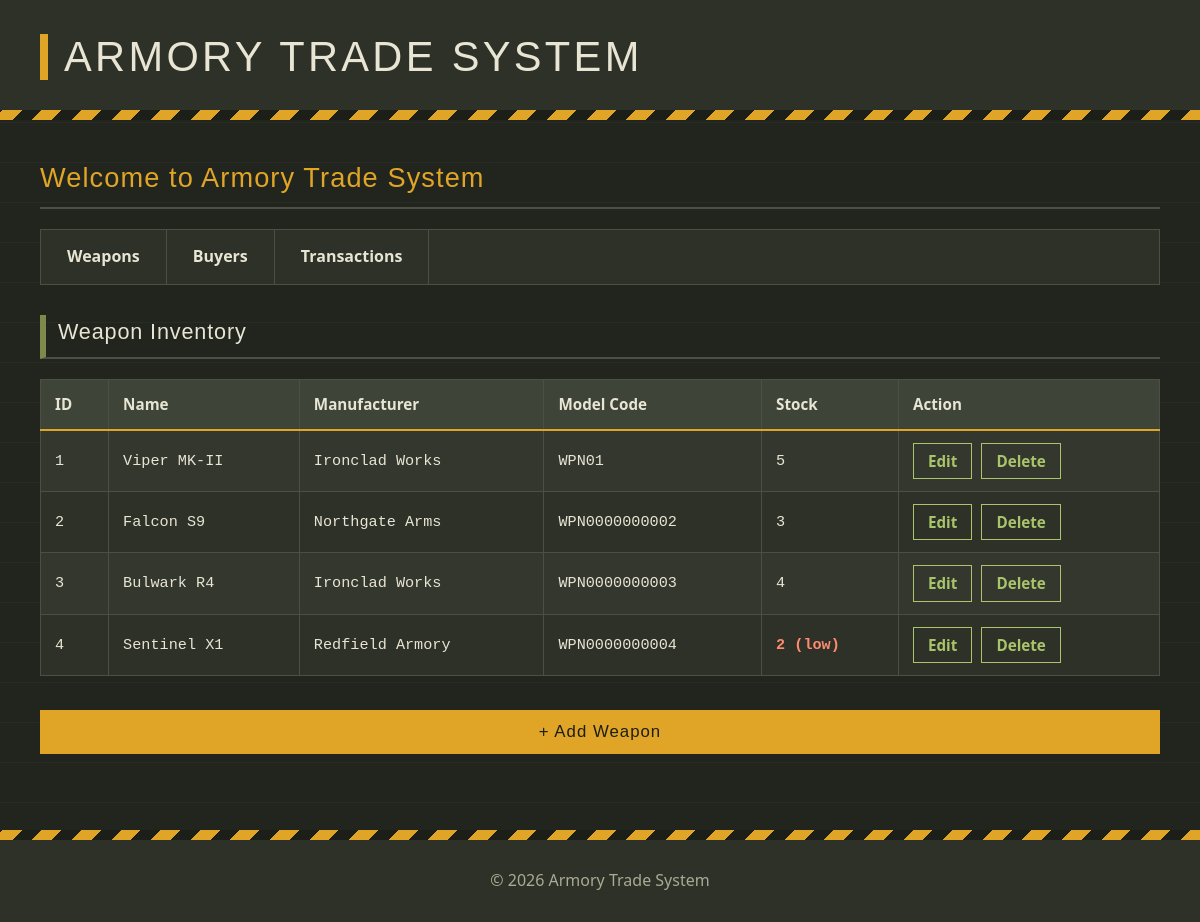
/?page=weapons, run on an earlier commit of the app's database.
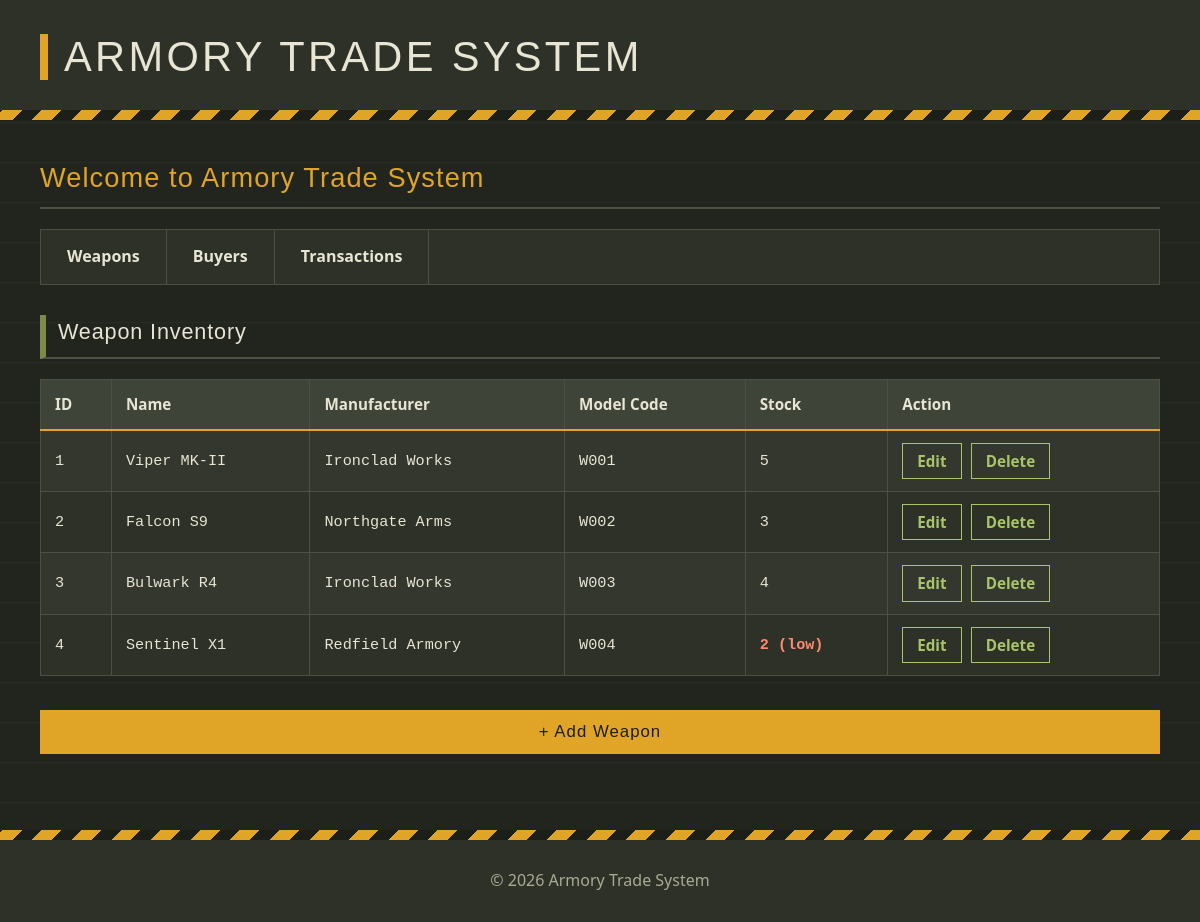
And on a later commit of the database.
### tables this page shows
CREATE TABLE weapons (
    id INT AUTO_INCREMENT PRIMARY KEY,
    name VARCHAR(255) NOT NULL,
    manufacturer VARCHAR(100) NOT NULL,
    model_code VARCHAR(13) UNIQUE,
    stock INT NOT NULL DEFAULT 0
);

### config/db.php (called while the page is built, shortened)
<?php
class Database {
    private $host = "localhost";
    private $username = "root";
    private $password = "";
    private $dbname = "db_armory";
    public function __construct() {
        try {
            $this->conn = new PDO("mysql:host=$this->host;dbname=$this->dbname", $this->username, $this->password);
        } catch (PDOException $e) {
            echo "Connection failed: " . $e->getMessage();
        }
    }
}
?>

### class/Weapon.php (called while the page is built, shortened)
<?php
require_once 'config/db.php';
class Weapon {
    private $db;
    public function __construct() {
        $this->db = (new Database())->conn;
    }
    public function getAllWeapons() {
        $stmt = $this->db->prepare("SELECT * FROM weapons");
        $stmt->execute();
        return $stmt->fetchAll(PDO::FETCH_ASSOC);
    }
}
?>

### view/weapons.php (the view)
<h3>Weapon Inventory</h3>
<table border="1">
    <tr>
        <th>ID</th>
        <th>Name</th>
        <th>Manufacturer</th>
        <th>Model Code</th>
        <th>Stock</th>
        <th>Action</th>
    </tr>
    <?php foreach ($weapon->getAllWeapons() as $w): ?>
    <tr>
        <td><?= $w['id'] ?></td>
        <td><?= $w['name'] ?></td>
        <td><?= $w['manufacturer'] ?></td>
        <td><?= $w['model_code'] ?></td>
        <td class="<?= $w['stock'] <= 2 ? 'stock-low' : '' ?>"><?= $w['stock'] ?><?= $w['stock'] <= 2 ? ' (low)' : '' ?></td>
        <td>
            <a href="?page=weapon_form&id=<?= $w['id'] ?>">Edit</a>
            <a href="?page=weapons&delete_weapon=<?= $w['id'] ?>" onclick="return confirm('Hapus senjata ini?')">Delete</a>
        </td>
    </tr>
    <?php endforeach; ?>
</table>
<button class="add-button" onclick="location.href='?page=weapon_form'">
    + Add Weapon
</button>

### index.php (shortened to what this page needs)
<?php
require_once 'class/Weapon.php';
$weapon = new Weapon();
?>
<!DOCTYPE html>
<html lang="en">
<head>
    <link rel="stylesheet" href="style.css">
</head>
<body>
    <?php include 'view/header.php'; ?>
    <main>
        <h2>Welcome to Armory Trade System</h2>
        <nav>
            <a href="?page=weapons">Weapons</a> |
            <a href="?page=buyers">Buyers</a> |
            <a href="?page=transactions">Transactions</a>
        </nav>
        <?php
        if (isset($_GET['page'])) {
            $page = $_GET['page'];
            if ($page == 'weapons') include 'view/weapons.php';
            elseif ($page == 'weapon_form') include 'view/weapon_form.php';
            elseif ($page == 'buyers') include 'view/buyers.php';
            elseif ($page == 'buyer_form') include 'view/buyer_form.php';
            elseif ($page == 'transactions') include 'view/transactions.php';
            elseif ($page == 'transaction_form') include 'view/transaction_form.php';
        }
        ?>
    </main>
    <?php include 'view/footer.php'; ?>
</body>
</html>

### view/header.php (shortened to what this page needs)
<header>
    <h1>Armory Trade System</h1>
</header>

### view/footer.php (shortened to what this page needs)
<footer>
    <p>&copy; 2026 Armory Trade System</p>
</footer>

### style.css (style rules this page uses)
:root { --bg: #22251e; --panel: #2d3127; --steel: #3e4437; --line: #4a5143; --olive: #7d8a4c; --amber: #e0a526; --text: #e8e5d4; --muted: #aaab94; --danger: #ff8a70; --ok: #a9c46a; --ink: #1c1e18; --font-title: "Impact", "Haettenschweiler", "Arial Narrow Bold", sans-serif; --font-body: "Segoe UI", Tahoma, Geneva, Verdana, sans-serif; --font-data: Consolas, "Courier New", monospace; }
* { margin: 0; padding: 0; box-sizing: border-box; }
body { font-family: var(--font-body); background-color: var(--bg); background-image: repeating-linear-gradient( 0deg, transparent 0 39px, rgba(255, 255, 255, 0.03) 39px 40px ); color: var(--text); line-height: 1.6; min-height: 100vh; }
header { position: relative; background-color: var(--panel); padding: 34px 40px 40px; }
header h1 { font-family: var(--font-title); font-weight: 400; font-size: 2.6em; letter-spacing: 0.08em; text-transform: uppercase; border-left: 8px solid var(--amber); padding-left: 16px; line-height: 1.1; }
header::after, footer::before { content: ""; position: absolute; left: 0; right: 0; height: 10px; background: repeating-linear-gradient( -45deg, var(--amber) 0 14px, var(--ink) 14px 28px ); }
header::after { bottom: 0; }
footer::before { top: 0; }
main { max-width: 1200px; margin: 0 auto; padding: 36px 40px; }
nav { display: flex; flex-wrap: wrap; font-size: 0; margin-bottom: 30px; border: 1px solid var(--line); background-color: var(--panel); }
nav a { font-size: 1rem; font-weight: 600; color: var(--text); text-decoration: none; padding: 14px 26px; border-right: 1px solid var(--line); transition: background-color 0.15s ease; }
h2, h3 { font-family: var(--font-title); font-weight: 400; letter-spacing: 0.04em; border-bottom: 2px solid var(--line); padding-bottom: 8px; margin-bottom: 20px; }
h2 { color: var(--amber); font-size: 1.7em; }
h3 { color: var(--text); font-size: 1.35em; border-left: 6px solid var(--olive); padding-left: 12px; }
table { width: 100%; border-collapse: collapse; background-color: var(--panel); border: 1px solid var(--line); margin-bottom: 34px; font-family: var( --font-data ); font-size: 0.95rem; }
th { background-color: var(--steel); color: var(--text); text-align: left; padding: 12px 14px; font-family: var(--font-body); font-weight: 700; border-bottom: 2px solid var(--amber); }
td { padding: 12px 14px; border-bottom: 1px solid var(--line); }
tr:nth-child(even) td { background-color: rgba(255, 255, 255, 0.03); }
td.stock-low { color: var(--danger); font-weight: 700; }
td a { display: inline-block; padding: 5px 14px; border: 1px solid var(--ok); color: var(--ok); text-decoration: none; font-family: var(--font-body); font-weight: 600; }
button, .btn { display: inline-block; background-color: var(--amber); color: var(--ink); padding: 12px 28px; border: none; border-radius: 0; font-family: var(--font-title); font-size: 1.05rem; letter-spacing: 0.06em; cursor: pointer; text-decoration: none; transition: background-color 0.15s ease; }
.add-button { width: 100%; box-sizing: border-box; }
footer { position: relative; background-color: var(--panel); color: var(--muted); text-align: center; padding: 34px 20px 24px; margin-top: 40px; }
footer p { margin: 4px 0; }

What changed in the data, as far as the page shows it:
changed weapons "Viper MK-II": model_code "WPN01" → "W001"
changed weapons "Falcon S9": model_code "WPN0000000002" → "W002"
changed weapons "Bulwark R4": model_code "WPN0000000003" → "W003"
changed weapons "Sentinel X1": model_code "WPN0000000004" → "W004"
